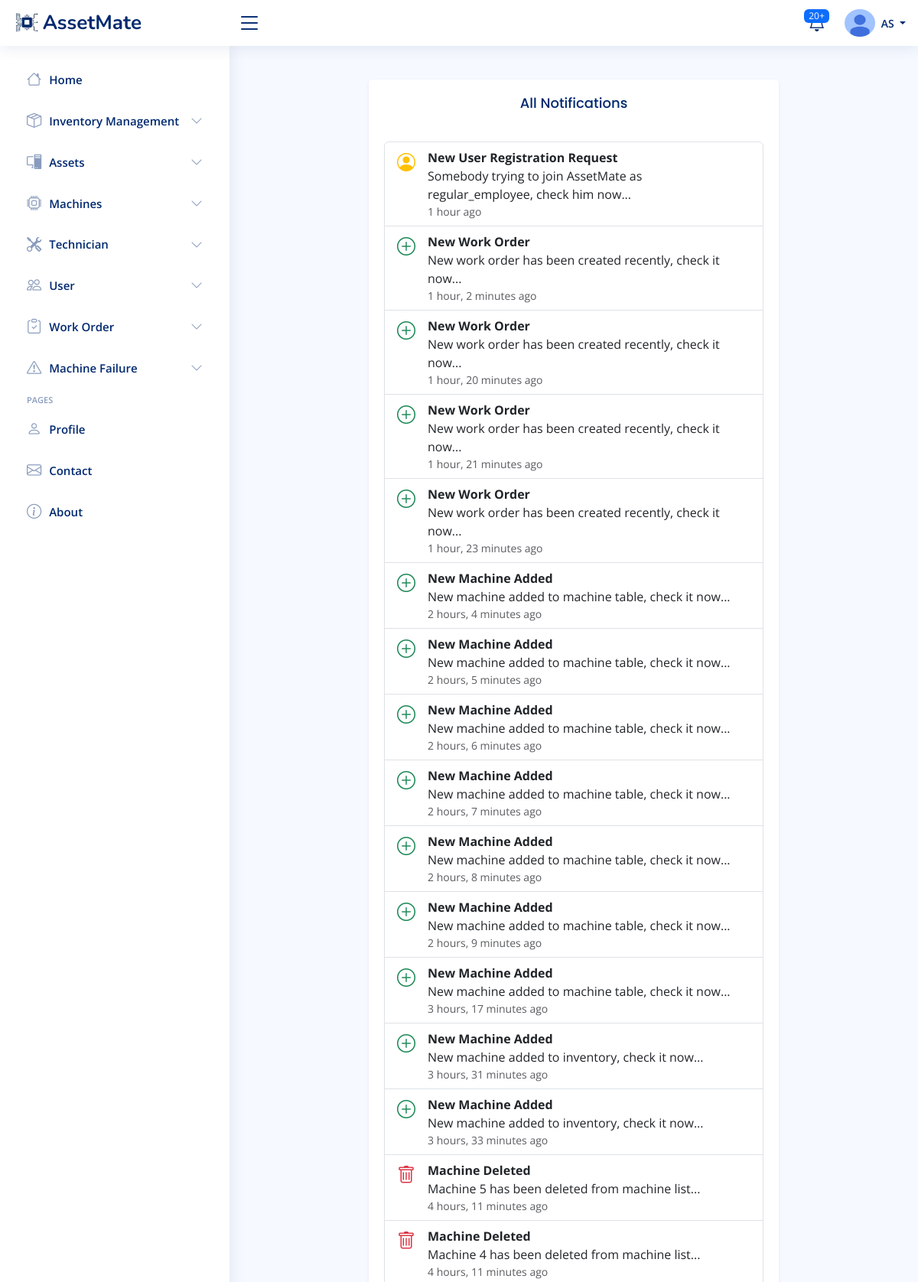
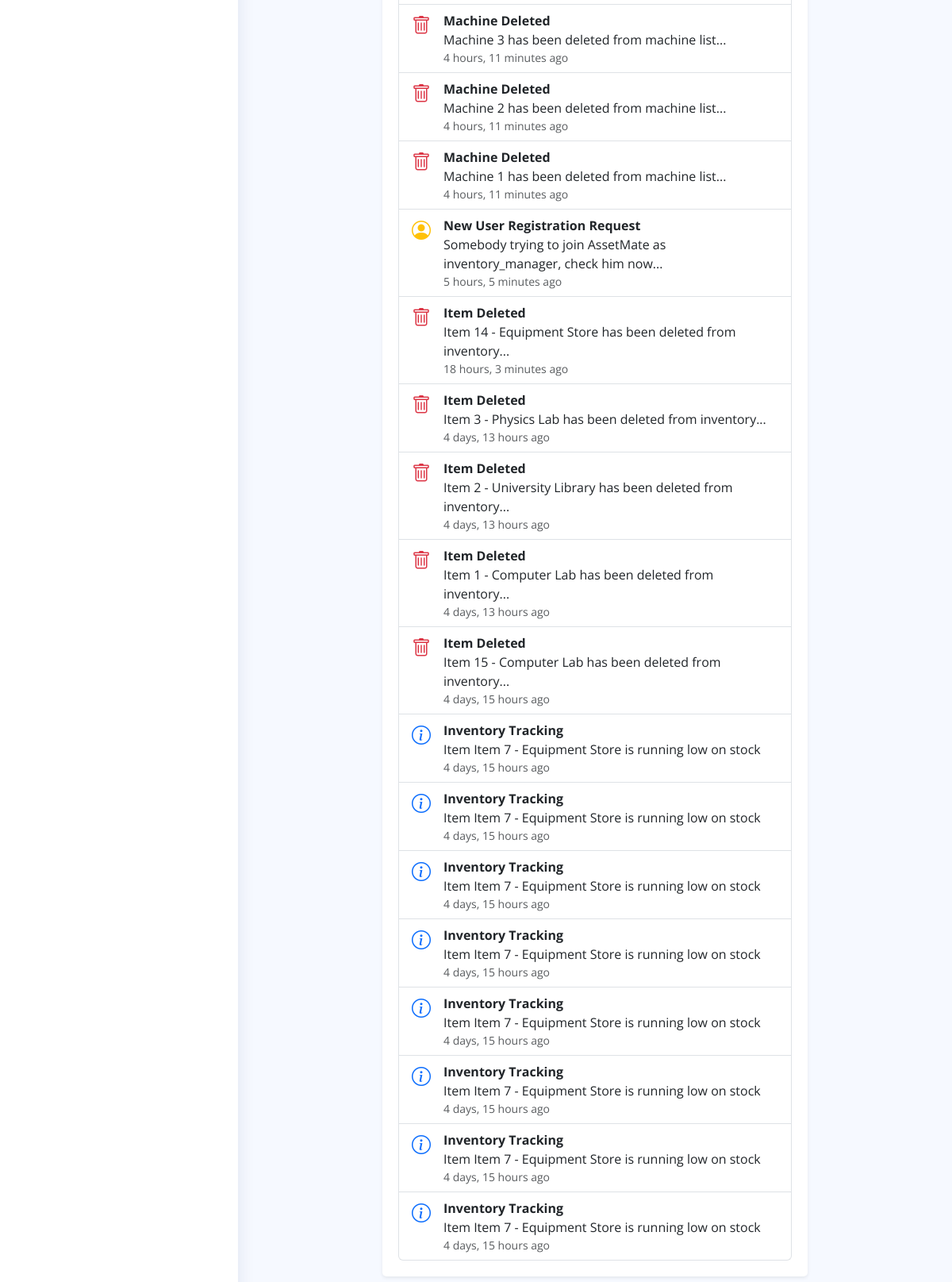
Page /notifications/ (signed in) on the committed database (2 pictures, top to bottom).
### Base/models.py (models this page shows, shortened)
class User(AbstractUser):
    ROLE_CHOICES = [
        ('pending', 'Pending Approval'),
        ('inventory_manager', 'Inventory Manager'),
        ('maintenance_manager', 'Maintenance Manager'),
        ('system_admin', 'System Admin'),
        ('maintenance_technician', 'Maintenance Technician'),
        ('regular_employee', 'Regular Employee'),
    ]
    JOB_TITLE_CHOICES = [
        ('inventory_manager', 'Inventory Manager'),
        ('maintenance_manager', 'Maintenance Manager'),
        ('maintenance_technician', 'Maintenance Technician'),
        ('regular_employee', 'Regular Employee'),
    ]
    role = models.CharField(max_length=50, choices=ROLE_CHOICES, default='pending')
    job_title = models.CharField(max_length=50,null=True, choices=JOB_TITLE_CHOICES, verbose_name='Job Title')
    last_activity = models.DateTimeField(null=True, blank=True)
    image = models.ImageField(upload_to='profile_pics/', default='profile_pics/default.jpg')

class Notification(models.Model):
    user = models.ForeignKey(User, on_delete=models.CASCADE, related_name='notifications')
    title = models.CharField(max_length=100)
    message = models.CharField(max_length=255)
    is_read = models.BooleanField(default=False)
    created_at = models.DateTimeField(auto_now_add=True)

### Base/views.py (the view)
# urls.py: path('notifications/', views.notifications_view, name='notifications'),
def notifications_view(request):
    request.user.notifications.filter(is_read=False).update(is_read=True)
    notifications = request.user.notifications.order_by('-created_at')
    return render(request, 'NiceAdmin/notifications.html', {'notifications': notifications})

### Base/context_processors.py (called while the page is built)
def notifications_processor(request):
    if request.user.is_authenticated:
        notifications = request.user.notifications.filter(is_read=False).order_by('-created_at')[:20]
    else:
        notifications = []
    return {'notifications': notifications}

### templates/NiceAdmin/notifications.html
{% extends 'NiceAdmin/index.html' %}
{% block content %}
<main>
  <div class="container py-4">
    <div class="row justify-content-center">
      <div class="col-lg-8">
        <div class="card shadow-sm">
          <div class="card-body">
            <h2 class="card-title mb-4 text-center">All Notifications</h2>
            <ul class="list-group">
              {% for notification in notifications %}
                <li class="list-group-item d-flex align-items-start">
                    {% if notification.title == 'New Item Added' %}
                        <i class="bi bi-plus-circle text-success me-3" style="font-size: 1.5rem;"></i>
                    {% elif notification.title == 'New User Registration Request' %}
                        <i class="bi bi-person-circle text-warning me-3" style="font-size: 1.5rem;"></i>
                    {% elif notification.title == 'New Machine Added' %}
                        <i class="bi bi-plus-circle text-success me-3" style="font-size: 1.5rem;"></i>
                    {% elif notification.title == 'Machine Deleted' %}
                        <i class="bi bi-trash text-danger me-3" style="font-size: 1.5rem;"></i>
                    {% elif notification.title == 'New Work Order' %}
                        <i class="bi bi-plus-circle text-success me-3" style="font-size: 1.5rem;"></i>
                    {% elif notification.title == 'Item Deleted' %}
                        <i class="bi bi-trash text-danger me-3" style="font-size: 1.5rem;"></i>
                    {% else %}
                        <i class="bi bi-info-circle text-primary me-3" style="font-size: 1.5rem;"></i>
                    {% endif %}
                  <div>
                    <div class="fw-bold">{{ notification.title }}</div>
                    <div>{{ notification.message }}</div>
                    <div class="small text-muted">{{ notification.created_at|timesince }} ago</div>
                  </div>
                </li>
              {% empty %}
                <li class="list-group-item text-center">No notifications.</li>
              {% endfor %}
            </ul>
          </div>
        </div>
      </div>
    </div>
  </div>
</main>
{% endblock %}

### templates/NiceAdmin/index.html (shortened to what this page needs)
{% load static %}
<!DOCTYPE html>
<html lang="en">
<head>
  <link href='{% static "assets/vendor/bootstrap/css/bootstrap.min.css" %}' rel="stylesheet">
  <link href='{% static "assets/vendor/bootstrap-icons/bootstrap-icons.css" %}' rel="stylesheet">
  <link href='{% static "assets/vendor/boxicons/css/boxicons.min.css" %}' rel="stylesheet">
  <link href='{% static "assets/vendor/quill/quill.snow.css" %}' rel="stylesheet">
  <link href='{% static "assets/vendor/quill/quill.bubble.css" %}' rel="stylesheet">
  <link href='{% static "assets/vendor/remixicon/remixicon.css" %}' rel="stylesheet">
  <link href="{% static 'assets/css/style.css' %}" rel="stylesheet">
</head>
<body>
  <header id="header" class="header fixed-top d-flex align-items-center">
    <div class="d-flex align-items-center justify-content-between">
      <a class="logo d-flex align-items-center">
        <img src="{% static 'assets/img/logo.jpg' %}" alt="Logo">
        <span class="d-none d-lg-block">AssetMate</span>
      </a>
      <i class="bi bi-list toggle-sidebar-btn"></i>
    </div><nav class="header-nav ms-auto">
      <ul class="d-flex align-items-center">
          <li class="nav-item dropdown">
        <a class="nav-link nav-icon" href="#" data-bs-toggle="dropdown">
          <i class="bi bi-bell"></i>
          {% if notifications.count > 20  %}
          <span class="badge bg-primary badge-number">20+</span>
          {% else %}
          <span class="badge bg-primary badge-number">{{ notifications.count }}</span>
          {% endif %}
        </a>
      </li>
          <li class="nav-item dropdown pe-3">
          <a class="nav-link nav-profile d-flex align-items-center pe-0" href="#" data-bs-toggle="dropdown">
            <img src="{{ user.image.url }}" alt="Profile Picture" width="40" class="rounded-circle" >
            <span class="d-none d-md-block dropdown-toggle ps-2">    {{ user.first_name|slice:":1"|upper }}{{ user.last_name|slice:":1"|upper }}
            </span>
          </a></li></ul>
    </nav>
  </header>
    <aside id="sidebar" class="sidebar">
  <ul class="sidebar-nav" id="sidebar-nav">
    {% if request.user.role == 'system_admin' %}
    <li class="nav-item">
      <a class="nav-link collapsed"  href="{% url 'system-admin-dashboard' %}">
        <i class="bi bi-house" style="font-size: 1.2rem;"></i>
        <span>Home</span>
      </a>
    </li>
    <li class="nav-item">
      <a class="nav-link collapsed" data-bs-target="#inventory-nav" data-bs-toggle="collapse" href="#">
        <i class="bi bi-box-seam" style="font-size: 1.2rem;"></i>
        <span>Inventory Management</span>
        <i class="bi bi-chevron-down ms-auto"></i>
      </a>
    </li>
    <li class="nav-item">
      <a class="nav-link collapsed" data-bs-target="#assets-nav" data-bs-toggle="collapse" href="#">
        <i class="bi bi-pc-display" style="font-size: 1.2rem";></i>
        <span>Assets</span>
        <i class="bi bi-chevron-down ms-auto"></i>
      </a>
    </li>
      <li class="nav-item">
      <a class="nav-link collapsed" data-bs-target="#machines-nav" data-bs-toggle="collapse" href="#">
        <i class="bi bi-cpu" style="font-size: 1.2rem";></i>
        <span>Machines</span>
        <i class="bi bi-chevron-down ms-auto"></i>
      </a>
    </li>
    <li class="nav-item">
      <a class="nav-link collapsed" data-bs-target="#technician-nav" data-bs-toggle="collapse" href="#">
        <i class="bi bi-tools" style="font-size: 1.2rem";></i>
        <span>Technician</span>
        <i class="bi bi-chevron-down ms-auto"></i>
      </a>
    </li>
    <li class="nav-item">
      <a class="nav-link collapsed" data-bs-target="#user-nav" data-bs-toggle="collapse" href="#">
        <i class="bi bi-people" style="font-size: 1.2rem";></i>
        <span>User</span>
        <i class="bi bi-chevron-down ms-auto"></i>
      </a>
    </li>
    <li class="nav-item">
      <a class="nav-link collapsed" data-bs-target="#workorder-nav" data-bs-toggle="collapse" href="#">
        <i class="bi bi-clipboard-check" style="font-size: 1.2rem";></i>
        <span>Work Order</span>
        <i class="bi bi-chevron-down ms-auto"></i>
      </a>
    </li>
    <li class="nav-item">
      <a class="nav-link collapsed" data-bs-target="#machine-failure-nav" data-bs-toggle="collapse" href="#">
        <i class="bi bi-exclamation-triangle " style="font-size: 1.2rem;"></i>
        <span>Machine Failure</span>
        <i class="bi bi-chevron-down ms-auto"></i>
      </a>
    </li>
{% endif %}
    <li class="nav-heading">Pages</li>
    <li class="nav-item">
      <a class="nav-link collapsed" href="{% url 'profile_page' %}">
        <i class="bi bi-person" style="font-size: 1.2rem";></i>
        <span>Profile</span>
      </a>
    </li>
    <li class="nav-item">
      <a class="nav-link collapsed" href="{% url 'contact' %}">
        <i class="bi bi-envelope" style="font-size: 1.2rem;"></i>
        <span>Contact</span>
      </a>
    </li>
    <li class="nav-item">
      <a class="nav-link collapsed" href="{% url 'about' %}">
        <i class="bi bi-info-circle" style="font-size: 1.2rem;"></i>
        <span>About</span>
      </a>
    </li>
  </ul>
</aside>
  <main id="main" class="main">
    {% block content %}
    {% endblock %}
  </main>
</body>
</html>

### static/assets/css/style.css (style rules this page uses)
:root { scroll-behavior: smooth; }
body { font-family: "Open Sans", sans-serif; background: #f6f9ff; color: #444444; }
a { color: #4154f1; text-decoration: none; }
h1, h2, h3, h4, h5, h6 { font-family: "Nunito", sans-serif; }
#main { margin-top: 60px; padding: 20px 30px; transition: all 0.3s; }
.card { margin-bottom: 30px; border: none; border-radius: 5px; box-shadow: 0px 0 30px rgba(1, 41, 112, 0.1); }
.card-title { padding: 20px 0 15px 0; font-size: 18px; font-weight: 500; color: #012970; font-family: "Poppins", sans-serif; }
.card-body { padding: 0 20px 20px 20px; }
.logo { line-height: 1; }
@media (min-width: 1200px) { .logo { width: 280px; } }
.logo img { max-height: 26px; margin-right: 6px; }
.logo span { font-size: 26px; font-weight: 700; color: #012970; font-family: "Nunito", sans-serif; }
.header { transition: all 0.5s; z-index: 997; height: 60px; box-shadow: 0px 2px 20px rgba(1, 41, 112, 0.1); background-color: #fff; padding-left: 20px; }
.header .toggle-sidebar-btn { font-size: 32px; padding-left: 10px; cursor: pointer; color: #012970; }
.header-nav ul { list-style: none; }
.header-nav>ul { margin: 0; padding: 0; }
.header-nav .nav-icon { font-size: 22px; color: #012970; margin-right: 25px; position: relative; }
.header-nav .nav-profile { color: #012970; }
.header-nav .nav-profile img { max-height: 36px; }
.header-nav .nav-profile span { font-size: 14px; font-weight: 600; }
.header-nav .badge-number { position: absolute; inset: -2px -5px auto auto; font-weight: normal; font-size: 12px; padding: 3px 6px; }
.sidebar { position: fixed; top: 60px; left: 0; bottom: 0; width: 300px; z-index: 996; transition: all 0.3s; padding: 20px; overflow-y: auto; scrollbar-width: thin; scrollbar-color: #aab7cf transparent; box-shadow: 0px 0px 20px rgba(1, 41, 112, 0.1); background-color: #fff; }
@media (min-width: 1200px) { #main, #footer { margin-left: 300px; } }
.sidebar-nav { padding: 0; margin: 0; list-style: none; }
.sidebar-nav li { padding: 0; margin: 0; list-style: none; }
.sidebar-nav .nav-item { margin-bottom: 5px; }
.sidebar-nav .nav-heading { font-size: 11px; text-transform: uppercase; color: #899bbd; font-weight: 600; margin: 10px 0 5px 15px; }
.sidebar-nav .nav-link { display: flex; align-items: center; font-size: 15px; font-weight: 600; color: #4154f1; transition: 0.3; background: #f6f9ff; padding: 10px 15px; border-radius: 4px; }
.sidebar-nav .nav-link i { font-size: 16px; margin-right: 10px; color: #4154f1; }
.sidebar-nav .nav-link.collapsed { color: #012970; background: #fff; }
.sidebar-nav .nav-link.collapsed i { color: #899bbd; }
.sidebar-nav .nav-link .bi-chevron-down { margin-right: 0; transition: transform 0.2s ease-in-out; }

### rows in the picture
User: image (placeholder picture), first_name "A", last_name "S"
Notification: title "New User Registration Request", message "Somebody trying to join AssetMate as regular_employee, check him now...", created_at "1 hour"
Notification: title "New Work Order", message "New work order has been created recently, check it now...", created_at "1 hour, 2 minutes"
Notification: title "New Work Order", message "New work order has been created recently, check it now...", created_at "1 hour, 20 minutes"
Notification: title "New Work Order", message "New work order has been created recently, check it now...", created_at "1 hour, 21 minutes"
Notification: title "New Work Order", message "New work order has been created recently, check it now...", created_at "1 hour, 23 minutes"
Notification: title "New Machine Added", message "New machine added to machine table, check it now...", created_at "2 hours, 4 minutes"
Notification: title "New Machine Added", message "New machine added to machine table, check it now...", created_at "2 hours, 5 minutes"
Notification: title "New Machine Added", message "New machine added to machine table, check it now...", created_at "2 hours, 6 minutes"
Notification: title "New Machine Added", message "New machine added to machine table, check it now...", created_at "2 hours, 7 minutes"
Notification: title "New Machine Added", message "New machine added to machine table, check it now...", created_at "2 hours, 8 minutes"
Notification: title "New Machine Added", message "New machine added to machine table, check it now...", created_at "2 hours, 9 minutes"
Notification: title "New Machine Added", message "New machine added to machine table, check it now...", created_at "3 hours, 17 minutes"
Notification: title "New Machine Added", message "New machine added to inventory, check it now...", created_at "3 hours, 31 minutes"
Notification: title "New Machine Added", message "New machine added to inventory, check it now...", created_at "3 hours, 33 minutes"
Notification: title "Machine Deleted", message "Machine 5 has been deleted from machine list...", created_at "4 hours, 11 minutes"
Notification: title "Machine Deleted", message "Machine 4 has been deleted from machine list...", created_at "4 hours, 11 minutes"
Notification: title "Machine Deleted", message "Machine 3 has been deleted from machine list...", created_at "4 hours, 11 minutes"
Notification: title "Machine Deleted", message "Machine 2 has been deleted from machine list...", created_at "4 hours, 11 minutes"
Notification: title "Machine Deleted", message "Machine 1 has been deleted from machine list...", created_at "4 hours, 11 minutes"
Notification: title "New User Registration Request", message "Somebody trying to join AssetMate as inventory_manager, check him now...", created_at "5 hours, 5 minutes"
Notification: title "Item Deleted", message "Item 14 - Equipment Store has been deleted from inventory...", created_at "18 hours, 3 minutes"
Notification: title "Item Deleted", message "Item 3 - Physics Lab has been deleted from inventory...", created_at "4 days, 13 hours"
Notification: title "Item Deleted", message "Item 2 - University Library has been deleted from inventory...", created_at "4 days, 13 hours"
Notification: title "Item Deleted", message "Item 1 - Computer Lab has been deleted from inventory...", created_at "4 days, 13 hours"
Notification: title "Item Deleted", message "Item 15 - Computer Lab has been deleted from inventory...", created_at "4 days, 15 hours"
Notification: title "Inventory Tracking", message "Item Item 7 - Equipment Store is running low on stock", created_at "4 days, 15 hours"
Notification: title "Inventory Tracking", message "Item Item 7 - Equipment Store is running low on stock", created_at "4 days, 15 hours"
Notification: title "Inventory Tracking", message "Item Item 7 - Equipment Store is running low on stock", created_at "4 days, 15 hours"
Notification: title "Inventory Tracking", message "Item Item 7 - Equipment Store is running low on stock", created_at "4 days, 15 hours"
Notification: title "Inventory Tracking", message "Item Item 7 - Equipment Store is running low on stock", created_at "4 days, 15 hours"
Notification: title "Inventory Tracking", message "Item Item 7 - Equipment Store is running low on stock", created_at "4 days, 15 hours"
Notification: title "Inventory Tracking", message "Item Item 7 - Equipment Store is running low on stock", created_at "4 days, 15 hours"
Notification: title "Inventory Tracking", message "Item Item 7 - Equipment Store is running low on stock", created_at "4 days, 15 hours"
